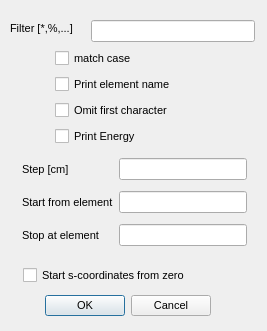
<?xml version="1.0" encoding="UTF-8"?>
<ui version="4.0">
 <class>FunctionsDialog</class>
 <widget class="QDialog" name="FunctionsDialog">
  <property name="geometry">
   <rect>
    <x>0</x>
    <y>0</y>
    <width>267</width>
    <height>331</height>
   </rect>
  </property>
  <property name="sizePolicy">
   <sizepolicy hsizetype="Fixed" vsizetype="Fixed">
    <horstretch>0</horstretch>
    <verstretch>0</verstretch>
   </sizepolicy>
  </property>
  <property name="minimumSize">
   <size>
    <width>267</width>
    <height>331</height>
   </size>
  </property>
  <property name="maximumSize">
   <size>
    <width>267</width>
    <height>331</height>
   </size>
  </property>
  <property name="font">
   <font>
    <pointsize>8</pointsize>
   </font>
  </property>
  <property name="windowTitle">
   <string>Functions Dialog</string>
  </property>
  <widget class="QDialogButtonBox" name="buttonBox">
   <property name="geometry">
    <rect>
     <x>40</x>
     <y>290</y>
     <width>171</width>
     <height>32</height>
    </rect>
   </property>
   <property name="orientation">
    <enum>Qt::Horizontal</enum>
   </property>
   <property name="standardButtons">
    <set>QDialogButtonBox::Cancel|QDialogButtonBox::Ok</set>
   </property>
  </widget>
  <widget class="QLineEdit" name="lineEdit">
   <property name="geometry">
    <rect>
     <x>91</x>
     <y>20</y>
     <width>164</width>
     <height>22</height>
    </rect>
   </property>
  </widget>
  <widget class="QLabel" name="label">
   <property name="geometry">
    <rect>
     <x>10</x>
     <y>20</y>
     <width>91</width>
     <height>16</height>
    </rect>
   </property>
   <property name="text">
    <string>Filter [*,%,...]</string>
   </property>
  </widget>
  <widget class="QCheckBox" name="checkBox_5">
   <property name="geometry">
    <rect>
     <x>23</x>
     <y>265</y>
     <width>221</width>
     <height>21</height>
    </rect>
   </property>
   <property name="text">
    <string>Start s-coordinates from zero</string>
   </property>
  </widget>
  <widget class="QWidget" name="">
   <property name="geometry">
    <rect>
     <x>55</x>
     <y>48</y>
     <width>160</width>
     <height>100</height>
    </rect>
   </property>
   <layout class="QGridLayout" name="gridLayout">
    <item row="3" column="0" colspan="2">
     <widget class="QCheckBox" name="checkBox_3">
      <property name="text">
       <string>Omit first character</string>
      </property>
     </widget>
    </item>
    <item row="2" column="0" colspan="2">
     <widget class="QCheckBox" name="checkBox_2">
      <property name="text">
       <string>Print element name</string>
      </property>
     </widget>
    </item>
    <item row="4" column="0">
     <widget class="QCheckBox" name="checkBox_4">
      <property name="text">
       <string>Print Energy</string>
      </property>
     </widget>
    </item>
    <item row="1" column="0">
     <widget class="QCheckBox" name="checkBox">
      <property name="text">
       <string>match case</string>
      </property>
     </widget>
    </item>
   </layout>
  </widget>
  <widget class="QWidget" name="">
   <property name="geometry">
    <rect>
     <x>22</x>
     <y>153</y>
     <width>225</width>
     <height>101</height>
    </rect>
   </property>
   <layout class="QGridLayout" name="gridLayout_2">
    <item row="0" column="0">
     <widget class="QLabel" name="label_2">
      <property name="text">
       <string>Step [cm]</string>
      </property>
     </widget>
    </item>
    <item row="0" column="1">
     <widget class="QLineEdit" name="lineEdit_2"/>
    </item>
    <item row="1" column="0">
     <widget class="QLabel" name="label_3">
      <property name="text">
       <string>Start from element</string>
      </property>
     </widget>
    </item>
    <item row="1" column="1">
     <widget class="QLineEdit" name="lineEdit_3"/>
    </item>
    <item row="2" column="0">
     <widget class="QLabel" name="label_4">
      <property name="text">
       <string>Stop at element</string>
      </property>
     </widget>
    </item>
    <item row="2" column="1">
     <widget class="QLineEdit" name="lineEdit_4"/>
    </item>
   </layout>
  </widget>
 </widget>
 <resources/>
 <connections>
  <connection>
   <sender>buttonBox</sender>
   <signal>accepted()</signal>
   <receiver>FunctionsDialog</receiver>
   <slot>accept()</slot>
   <hints>
    <hint type="sourcelabel">
     <x>248</x>
     <y>254</y>
    </hint>
    <hint type="destinationlabel">
     <x>157</x>
     <y>274</y>
    </hint>
   </hints>
  </connection>
  <connection>
   <sender>buttonBox</sender>
   <signal>rejected()</signal>
   <receiver>FunctionsDialog</receiver>
   <slot>reject()</slot>
   <hints>
    <hint type="sourcelabel">
     <x>316</x>
     <y>260</y>
    </hint>
    <hint type="destinationlabel">
     <x>286</x>
     <y>274</y>
    </hint>
   </hints>
  </connection>
 </connections>
</ui>
